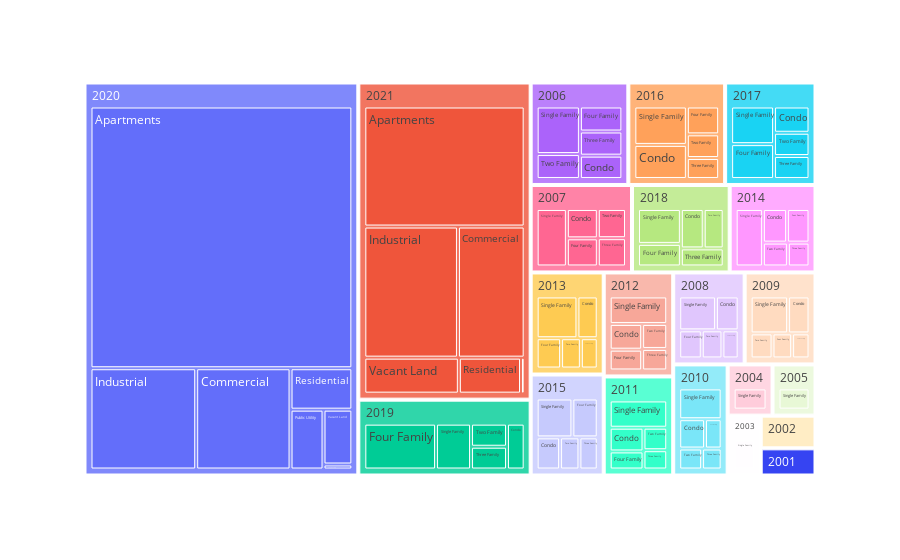

The code cell stored with this chart in its notebook:
### Markdown cell above
Tree map of average sale amount by Property Type

### Code cell
import plotly.express as px
data_avg = df.groupby(['List Year', 'Property Type'])['Sale Amount'].mean().reset_index()

# Plot the treemap
fig = px.treemap(data_avg, path=["List Year", "Property Type"], values="Sale Amount")
fig.show()

### Figure 1 — Plotly figure (JSON) as saved in the notebook; plotly's stock layout.template omitted (floating-point values rounded to 4 significant figures)
{"data": [{"branchvalues": "total", "domain": {"x": [0, 1], "y": [0, 1]}, "hovertemplate": "labels=%{label}<br>Sale Amount=%{value}<br>parent=%{parent}<br>id=%{id}<extra></extra>", "ids": ["2020/Apartments", "2021/Apartments", "2020/Commercial", "2021/Commercial", "2006/Condo", "2007/Condo", "2008/Condo", "2009/Condo", "2010/Condo", "2011/Condo", "2012/Condo", "2013/Condo", "2014/Condo", "2015/Condo", "2016/Condo", "2017/Condo", "2018/Condo", "2019/Condo", "2006/Four Family", "2007/Four Family", "2008/Four Family", "2009/Four Family", "2010/Four Family", "2011/Four Family", "2012/Four Family", "2013/Four Family", "2014/Four Family", "2015/Four Family", "2016/Four Family", "2017/Four Family", "2018/Four Family", "2019/Four Family", "2020/Industrial", "2021/Industrial", "2020/Public Utility", "2021/Public Utility", "2020/Residential", "2021/Residential", "2001/Single Family", "2002/Single Family", "2003/Single Family", "2004/Single Family", "2005/Single Family", "2006/Single Family", "2007/Single Family", "2008/Single Family", "2009/Single Family", "2010/Single Family", "2011/Single Family", "2012/Single Family", "2013/Single Family", "2014/Single Family", "2015/Single Family", "2016/Single Family", "2017/Single Family", "2018/Single Family", "2019/Single Family", "2020/Single Family", "2006/Three Family", "2007/Three Family", "2008/Three Family", "2009/Three Family", "2010/Three Family", "2011/Three Family", "2012/Three Family", "2013/Three Family", "2014/Three Family", "2015/Three Family", "2016/Three Family", "2017/Three Family", "2018/Three Family", "2019/Three Family", "2006/Two Family", "2007/Two Family", "2008/Two Family", "2009/Two Family", "2010/Two Family", "2011/Two Family", "2012/Two Family", "2013/Two Family", "2014/Two Family", "2015/Two Family", "2016/Two Family", "2017/Two Family", "2018/Two Family", "2019/Two Family", "2020/Vacant Land", "2021/Vacant Land", "2001", "2002", "2003", "2004", "2005", "2006", "2007", "2008", "2009", "2010", "2011", "2012", "2013", "2014", "2015", "2016", "2017", "2018", "2019", "2020", "2021"], "labels": ["Apartments", "Apartments", "Commercial", "Commercial", "Condo", "Condo", "Condo", "Condo", "Condo", "Condo", "Condo", "Condo", "Condo", "Condo", "Condo", "Condo", "Condo", "Condo", "Four Family", "Four Family", "Four Family", "Four Family", "Four Family", "Four Family", "Four Family", "Four Family", "Four Family", "Four Family", "Four Family", "Four Family", "Four Family", "Four Family", "Industrial", "Industrial", "Public Utility", "Public Utility", "Residential", "Residential", "Single Family", "Single Family", "Single Family", "Single Family", "Single Family", "Single Family", "Single Family", "Single Family", "Single Family", "Single Family", "Single Family", "Single Family", "Single Family", "Single Family", "Single Family", "Single Family", "Single Family", "Single Family", "Single Family", "Single Family", "Three Family", "Three Family", "Three Family", "Three Family", "Three Family", "Three Family", "Three Family", "Three Family", "Three Family", "Three Family", "Three Family", "Three Family", "Three Family", "Three Family", "Two Family", "Two Family", "Two Family", "Two Family", "Two Family", "Two Family", "Two Family", "Two Family", "Two Family", "Two Family", "Two Family", "Two Family", "Two Family", "Two Family", "Vacant Land", "Vacant Land", "2001", "2002", "2003", "2004", "2005", "2006", "2007", "2008", "2009", "2010", "2011", "2012", "2013", "2014", "2015", "2016", "2017", "2018", "2019", "2020", "2021"], "name": "", "parents": ["2020", "2021", "2020", "2021", "2006", "2007", "2008", "2009", "2010", "2011", "2012", "2013", "2014", "2015", "2016", "2017", "2018", "2019", "2006", "2007", "2008", "2009", "2010", "2011", "2012", "2013", "2014", "2015", "2016", "2017", "2018", "2019", "2020", "2021", "2020", "2021", "2020", "2021", "2001", "2002", "2003", "2004", "2005", "2006", "2007", "2008", "2009", "2010", "2011", "2012", "2013", "2014", "2015", "2016", "2017", "2018", "2019", "2020", "2006", "2007", "2008", "2009", "2010", "2011", "2012", "2013", "2014", "2015", "2016", "2017", "2018", "2019", "2006", "2007", "2008", "2009", "2010", "2011", "2012", "2013", "2014", "2015", "2016", "2017", "2018", "2019", "2020", "2021", "", "", "", "", "", "", "", "", "", "", "", "", "", "", "", "", "", "", "", "", ""], "type": "treemap", "values": [12830000.0, 3779000.0, 1789000.0, 1717000.0, 263900.0, 259600.0, 227000.0, 233900.0, 219700.0, 229600.0, 234100.0, 237400.0, 237600.0, 211900.0, 477900.0, 250900.0, 258300.0, 238100.0, 282900.0, 248400.0, 186700.0, 144900.0, 141700.0, 175000.0, 189100.0, 207400.0, 220800.0, 276900.0, 239800.0, 403500.0, 277500.0, 967100.0, 2004000.0, 2410000.0, 369700.0, 25830.0, 479400.0, 439300.0, 246200.0, 296400.0, 327200.0, 380300.0, 364000.0, 548500.0, 496000.0, 367400.0, 408800.0, 379600.0, 449800.0, 444700.0, 477700.0, 458300.0, 390700.0, 538300.0, 435700.0, 429600.0, 471800.0, 27000, 273200.0, 227200.0, 134300.0, 128500.0, 119300.0, 131300.0, 151700.0, 143000.0, 150500.0, 165500.0, 180500.0, 219400.0, 221700.0, 240900.0, 287300.0, 235000.0, 171100.0, 161600.0, 139400.0, 153200.0, 176100.0, 168000.0, 174300.0, 175100.0, 203800.0, 222300.0, 225800.0, 244000.0, 295700.0, 668200.0, 246200.0, 296400.0, 327200.0, 380300.0, 364000.0, 1656000.0, 1466000.0, 1086000.0, 1078000.0, 999700.0, 1139000.0, 1196000.0, 1233000.0, 1242000.0, 1220000.0, 1640000.0, 1532000.0, 1413000.0, 2162000.0, 17800000.0, 9040000.0]}], "layout": {"legend": {"tracegroupgap": 0}, "margin": {"t": 60}}}
